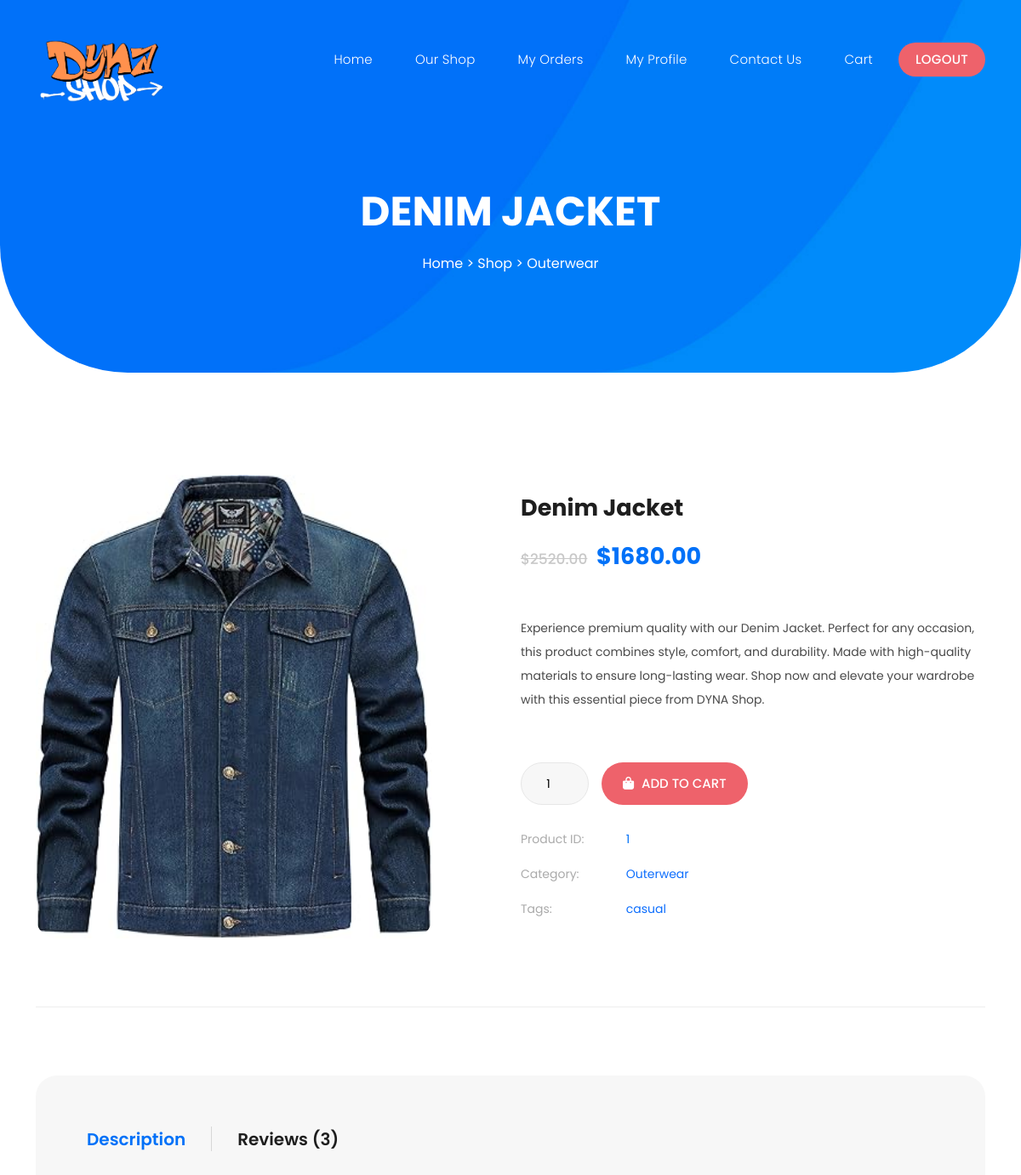
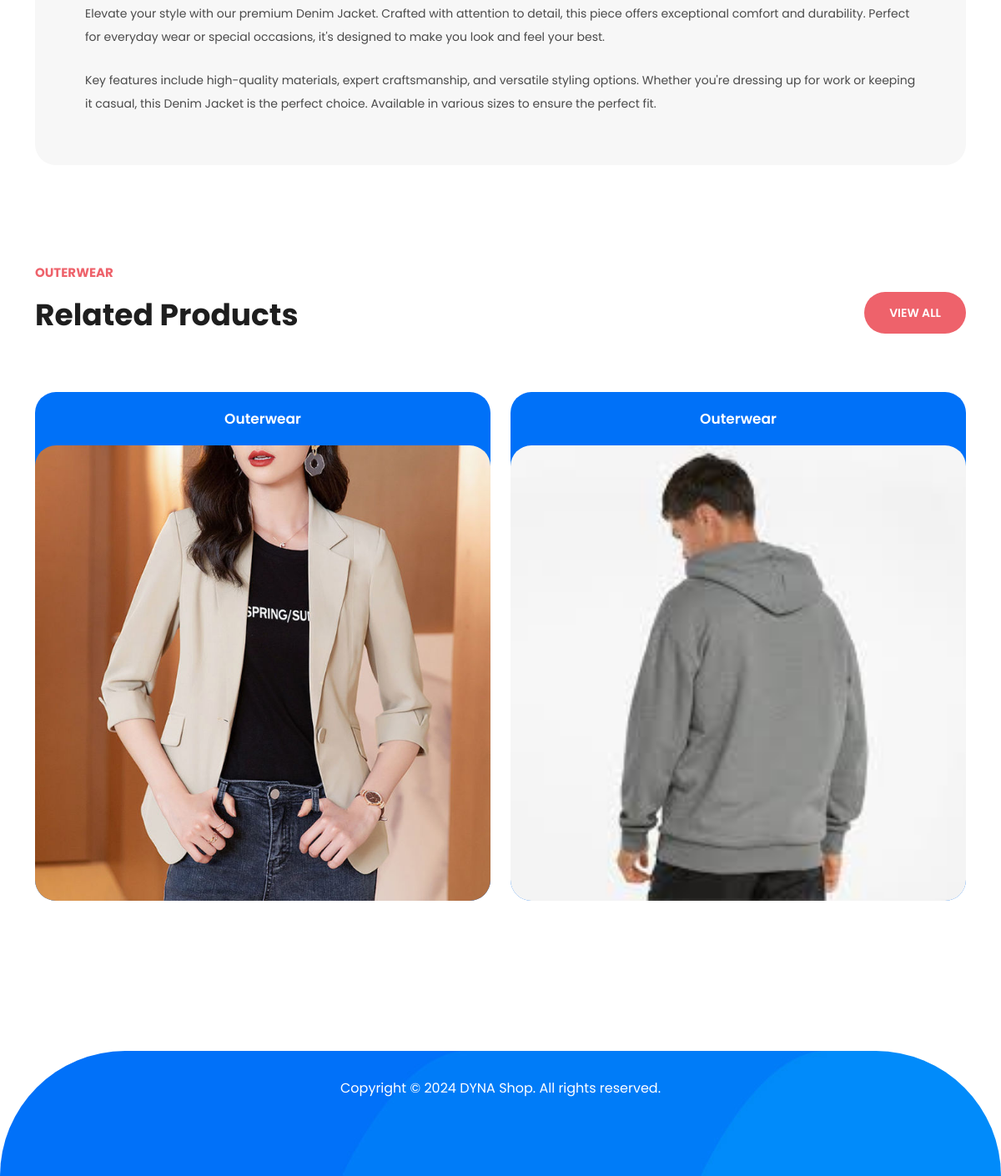
The app's page /product-details.php?id=1 (signed in) with its own data (2 pictures, top to bottom).
### tables this page shows
CREATE TABLE `products` (
  `product_id` int(11) NOT NULL,
  `name` varchar(100) DEFAULT NULL,
  `category` varchar(50) DEFAULT NULL,
  `original_price` decimal(10,2) DEFAULT NULL,
  `discounted_price` decimal(10,2) DEFAULT NULL,
  `image_url` varchar(255) DEFAULT NULL,
  `filter_tags` varchar(50) DEFAULT NULL,
  `product_link` varchar(255) DEFAULT NULL
);

### product-details.php (the view, shortened to what this page needs)
<?php
$host = 'localhost';
$username = 'root';
$password = '';
$database = 'dyna_shop';
$conn = new mysqli($host, $username, $password, $database);
$product_id = isset($_GET['id']) ? intval($_GET['id']) : 0;
$product = null;
$related_products = [];
if ($product_id > 0) {
    $product_sql = "SELECT * FROM products WHERE product_id = $product_id";
    $product_result = $conn->query($product_sql);
    if ($product_result && $product_result->num_rows > 0) {
        $product = $product_result->fetch_assoc();
        $related_sql = "SELECT * FROM products WHERE category = '{$product['category']}' AND product_id != $product_id LIMIT 4";
        $related_result = $conn->query($related_sql);
        if ($related_result && $related_result->num_rows > 0) {
            while($row = $related_result->fetch_assoc()) {
                $related_products[] = $row;
            }
        }
    }
}
?>
<!DOCTYPE html>
<html lang="en">
<head>
    <link href="vendor/bootstrap/css/bootstrap.min.css" rel="stylesheet">
    <link rel="stylesheet" href="assets/css/fontawesome.css">
    <link rel="stylesheet" href="assets/css/templatemo-lugx-gaming.css">
    <link rel="stylesheet" href="assets/css/owl.css">
    <link rel="stylesheet" href="assets/css/animate.css">
    <link rel="stylesheet" href="https://unpkg.com/swiper@7/swiper-bundle.min.css"/>
</head>
<body>
    <header class="header-area header-sticky">
        <div class="container">
            <div class="row">
                <div class="col-12">
                    <nav class="main-nav">
                        <a href="home.php" class="logo">
                            <img src="assets/images/Logo.png" alt="" style="width: 158px;">
                        </a>
                        <ul class="nav">
                            <li><a href="home.php">Home</a></li>
                            <li><a href="shop_page1.php">Our Shop</a></li>
                            <li><a href="my_orders.php">My Orders</a></li>
                            <li><a href="user-profile.php">My Profile</a></li>
                            <li><a href="contact.php">Contact Us</a></li>
                            <li><a href="cart.php">Cart</a></li>
                            <li><a href="logout.php">Logout</a></li>
                        </ul>
                    </nav>
                </div>
            </div>
        </div>
    </header>
    <div class="page-heading header-text">
        <div class="container">
            <div class="row">
                <div class="col-lg-12">
                    <h3><?php echo htmlspecialchars($product['name']); ?></h3>
                    <span class="breadcrumb"><a href="home.php">Home</a> > <a href="shop_page1.php">Shop</a> > <?php echo htmlspecialchars($product['category']); ?></span>
                </div>
            </div>
        </div>
    </div>
    <div class="single-product section">
        <div class="container">
            <div class="row">
                <div class="col-lg-6">
                    <div class="left-image">
                        <img src="<?php echo $product['image_url']; ?>" alt="<?php echo htmlspecialchars($product['name']); ?>">
                    </div>
                </div>
                <div class="col-lg-6 align-self-center">
                    <h4><?php echo htmlspecialchars($product['name']); ?></h4>
                    <?php if($product['discounted_price'] < $product['original_price']): ?>
                        <span class="price"><em>$<?php echo $product['original_price']; ?></em> $<?php echo $product['discounted_price']; ?></span>
                    <?php else: ?>
                        <span class="price">$<?php echo $product['original_price']; ?></span>
                    <?php endif; ?>
                    <p>Experience premium quality with our <?php echo htmlspecialchars($product['name']); ?>. Perfect for any occasion, this product combines style, comfort, and durability. Made with high-quality materials to ensure long-lasting wear. Shop now and elevate your wardrobe with this essential piece from DYNA Shop.</p>
                    <form method="POST" action="">
                        <input type="number" name="quantity" class="quantity-input" value="1" min="1" max="99">
                        <button type="submit" class="add-to-cart-btn">
                            <i class="fa fa-shopping-bag"></i> ADD TO CART
                        </button>
                    </form>
                    <ul style="margin-top: 30px;">
                        <li><span>Product ID:</span> <?php echo $product['product_id']; ?></li>
                        <li><span>Category:</span> <a href="shop_page1.php?category=<?php echo urlencode($product['category']); ?>"><?php echo $product['category']; ?></a></li>
                        <li><span>Tags:</span> <a href="#"><?php echo $product['filter_tags']; ?></a></li>
                    </ul>
                </div>
                <div class="col-lg-12">
                    <div class="sep"></div>
                </div>
            </div>
        </div>
    </div>
    <div class="more-info">
        <div class="container">
            <div class="row">
                <div class="col-lg-12">
                    <div class="tabs-content">
                        <div class="row">
                            <div class="nav-wrapper">
                                <ul class="nav nav-tabs" role="tablist">
                                    <li class="nav-item" role="presentation">
                                        <button class="nav-link active" id="description-tab" data-bs-toggle="tab" data-bs-target="#description" type="button" role="tab" aria-controls="description" aria-selected="true">Description</button>
                                    </li>
                                    <li class="nav-item" role="presentation">
                                        <button class="nav-link" id="reviews-tab" data-bs-toggle="tab" data-bs-target="#reviews" type="button" role="tab" aria-controls="reviews" aria-selected="false">Reviews (3)</button>
                                    </li>
                                </ul>
                            </div>
                            <div class="tab-content" id="myTabContent">
                                <div class="tab-pane fade show active" id="description" role="tabpanel" aria-labelledby="description-tab">
                                    <p>Elevate your style with our premium <?php echo htmlspecialchars($product['name']); ?>. Crafted with attention to detail, this piece offers exceptional comfort and durability. Perfect for everyday wear or special occasions, it's designed to make you look and feel your best.</p>
                                    <br>
                                    <p>Key features include high-quality materials, expert craftsmanship, and versatile styling options. Whether you're dressing up for work or keeping it casual, this <?php echo htmlspecialchars($product['name']); ?> is the perfect choice. Available in various sizes to ensure the perfect fit.</p>
                                </div>
                            </div>
                        </div>
                    </div>
                </div>
            </div>
        </div>
    </div>
    <div class="section categories related-games">
        <div class="container">
            <div class="row">
                <div class="col-lg-6">
                    <div class="section-heading">
                        <h6><?php echo $product['category']; ?></h6>
                        <h2>Related Products</h2>
                    </div>
                </div>
                <div class="col-lg-6">
                    <div class="main-button">
                        <a href="shop_page1.php">View All</a>
                    </div>
                </div>
                <?php if(count($related_products) > 0): ?>
                    <?php foreach($related_products as $related): ?>
                        <div class="col-lg col-sm-6 col-xs-12">
                            <div class="item">
                                <h4><?php echo $related['category']; ?></h4>
                                <div class="thumb">
                                    <a href="product-details.php?id=<?php echo $related['product_id']; ?>">
                                        <img src="<?php echo $related['image_url']; ?>" alt="<?php echo htmlspecialchars($related['name']); ?>">
                                    </a>
                                </div>
                            </div>
                        </div>
                    <?php endforeach; ?>
                <?php else: ?>
                    <div class="col-12">
                        <p>No related products found.</p>
                    </div>
                <?php endif; ?>
            </div>
        </div>
    </div>
    <footer>
        <div class="container">
            <div class="col-lg-12">
                <p>Copyright © 2024 DYNA Shop. All rights reserved.</p>
            </div>
        </div>
    </footer>
</body>
</html>

### product-details.php (style rules this page uses)
.quantity-input { width: 80px; text-align: center; border: 1px solid #e5e5e5; border-radius: 10px; padding: 8px; font-size: 14px; display: inline-block; margin-right: 10px; }
.add-to-cart-btn { background: #ee626b; color: #fff; border: none; padding: 10px 25px; border-radius: 25px; font-weight: 600; transition: all 0.3s; cursor: pointer; }

### records on screen
products: name "DENIM JACKET", category "Outerwear", image_url (picture), name "Denim Jacket", original_price "2520.00", discounted_price "1680.00", product_id "1", filter_tags "casual", category "OUTERWEAR"
products: category "Outerwear", image_url (picture)
products: category "Outerwear", image_url (picture)
